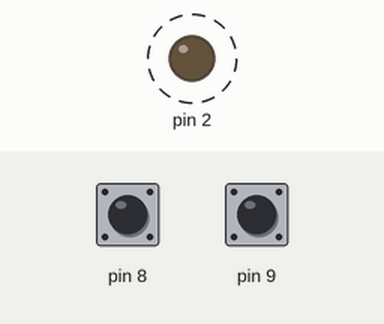
The sketch below on a simulated Arduino Uno, built with avr-gcc and run on an emulated ATmega328P. Parts: output pins drawn as LEDs (lit = HIGH). Dashed ring = blinking. The test bench sets the inputs (shaded band); at power-on: pin 9 HIGH, pin 8 HIGH.

Above: at 2.8 s.
2.9 s: pin 9 pulled LOW for 3.2 s
At 3.4 s:
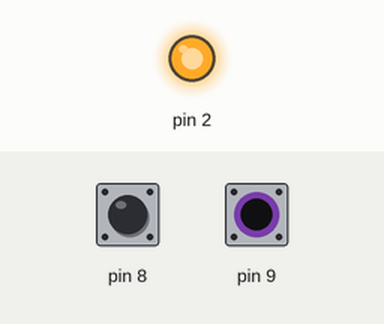
At 4.0 s:
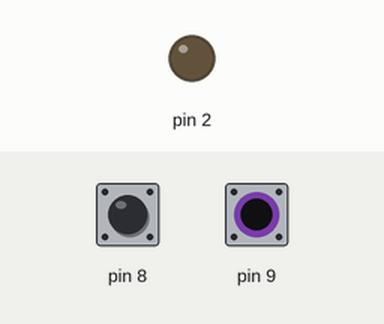
7.6 s: pin 8 pulled LOW for 1.2 s
Timing chart, 0 to 17.1 s (numbered marks = the images above; inputs shaded):
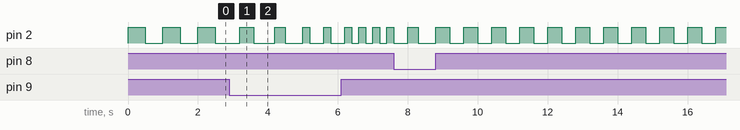

The sketch:

beklemeSuresi.ino
```cpp
int beklemeSuresi = 500;
void setup() {
  // put your setup code here, to run once:
  pinMode(2,OUTPUT);
  pinMode(8,INPUT_PULLUP);
  pinMode(9,INPUT_PULLUP);
}

void loop() {
  // put your main code here, to run repeatedly:
  int buton1=digitalRead(8);
  if(buton1==0)//basıldı
  {
    beklemeSuresi += 100;
    if(beklemeSuresi>2000)
      beklemeSuresi=2000;

    delay(200);
  }

  int buton2=digitalRead(9);
  if(buton2==0)//basıldı
  {
    beklemeSuresi -=100;
    if(beklemeSuresi<200)
      beklemeSuresi = 200;

    delay(200);
  }

  digitalWrite(2,HIGH);
  delay(beklemeSuresi);
  digitalWrite(2,LOW);
  delay(beklemeSuresi);
}
```
